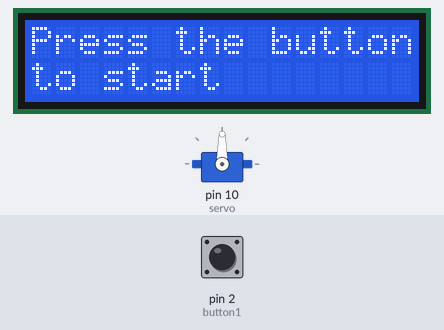
Recording of a sketch running on a simulated Arduino Uno, built with avr-gcc and run on an emulated ATmega328P. Shown: 16×2 character LCD, servo. Inputs (shaded band) come from the test bench; at power-on: pin 2 (button1) HIGH.

Above: at 1.2 s.
1.3 s: pin 2 (button1) pulled LOW for 0.15 s
At 2.1 s:
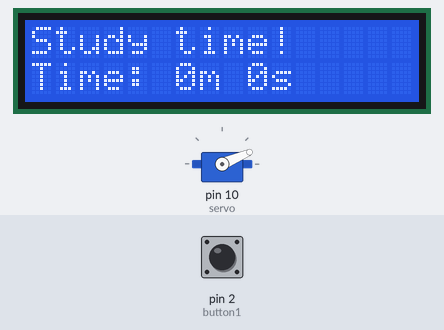
4.4 s: pin 2 (button1) pulled LOW for 1 s
At 5.7 s:
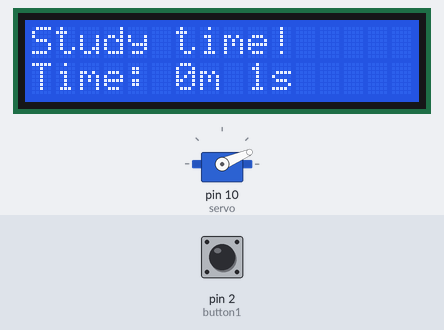
Timing chart, 0 to 7.4 s (numbered marks = the images above; inputs shaded):
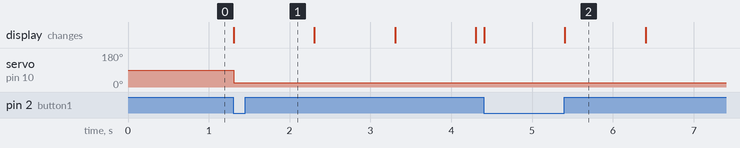

The sketch:

pomidoro_arm.ino
```cpp
#include <LiquidCrystal.h>
#include <Servo.h>

// Create a Servo object
Servo myservo;

// Create a LiquidCrystal object for the LCD
LiquidCrystal lcd(12, 11, 4, 5, 6, 7);

// Define pin assignments for components
const int led1 = 8;
const int led2 = 9;
const int button1 = 2;
const int servo = 10;

// Variables for the timer
unsigned long startTime = 0;
unsigned long elapsedTime = 0;
volatile bool buttonPressed = false;

unsigned long time_start = 0;
unsigned long time = 0;

// Define time intervals for study and breaks
const int study_minutes = 1;
const int repeats = 2;              // Number of study-break cycles
const int short_break_minutes = 1;
const int long_break_minutes = 2;

int count = 0;                      // Counter for study-break cycles
int break_duration;                 // Duration of breaks
long Timestamp_Button_Pressed;      // Timestamp when the button is pressed

void setup() {
  // Initialize the LCD
  lcd.begin(16, 2);

  // Set pin modes for components
  pinMode(button1, INPUT_PULLUP);
  myservo.attach(servo);

  // Display initial message on the LCD
  lcd.print("Press the button");
  lcd.setCursor(0, 1);
  lcd.print("to start");

  // Attach an interrupt to the button1 pin that triggers on a falling edge
  attachInterrupt(digitalPinToInterrupt(button1), buttonInterrupt, FALLING);
}

// Interrupt service routine for the button press
void buttonInterrupt() {
  buttonPressed = true;
  time_start = millis();  // Record the start time of the button press
}

// Function to update the LCD display with elapsed time
void updateDisplay(unsigned long ms) {
  unsigned int minutes = ms / 60000;  // Convert milliseconds to minutes
  unsigned int seconds = (ms / 1000) % 60;   // Extract remaining seconds

  // Update the display with elapsed time
  lcd.setCursor(0, 1);
  lcd.print("Time: ");
  lcd.print(minutes);
  lcd.print("m ");
  lcd.print(seconds);
  lcd.print("s ");
}

// Function to convert minutes to milliseconds
unsigned long minute_to_millis(const int minute) {
return minute * 60000;
}

void loop() {
  if (buttonPressed) {
    lcd.clear();  // Clear the LCD screen
    count = 0;    // Reset the study-break cycle counter

    while(count < repeats){

      myservo.write(23);  // Set servo position for study time (adjust depending on servo position)

      while(time < minute_to_millis(study_minutes)) {
        time = millis() - time_start;   // Calculate elapsed time
        lcd.setCursor(0, 0);
        lcd.print("Study time!");
        updateDisplay(time);
        digitalWrite(led1, HIGH);       // Turn on study LED
        digitalWrite(led2, LOW);        // Turn off break LED
      }

      time_start = millis();            // Record the start time for the break
      time = millis() - time_start;
      myservo.write(150);               // Set servo position for break (adjust depending on servo position)

      if(count==(repeats-1)){
        break_duration = long_break_minutes;
        lcd.setCursor(0, 0);
        lcd.print("Long break");
      }else{
        break_duration = short_break_minutes;
        lcd.setCursor(0, 0);
        lcd.print("Short break");
      }

      while(time < minute_to_millis(break_duration)) {
        time = millis() - time_start;
        updateDisplay(time);
        digitalWrite(led1, LOW);        // Turn off study LED
        digitalWrite(led2, HIGH);       // Turn on break LED
      }

      time_start = millis();            // Record the start time for the next study session
      time = millis() - time_start;
      count++;                          // Increment the study-break cycle counter
    }
  }
}
```

Measured:
- after the input at 1.3 s, servo on pin 10 (servo): 90° → 23° at once; the display: changes at once (image 1)
- what the display in image 2 shows lasts 1.0 s, from 5.4 s to 6.4 s
